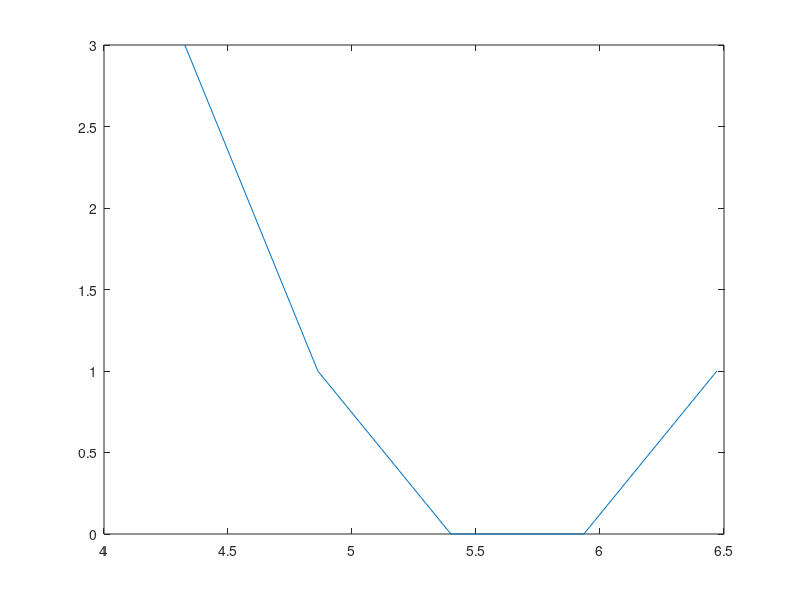

Write MATLAB code to recreate this figure.
%to generate and plot random no.
p=input('enter the term around which no. to be generated : ');
n=input('enter the total no. to be generated : ');
k=input('enter the no. of bin to be created : ');

ma = p + randn(1,n);                  %number stored in matrix a

large=max(ma);
small=min(ma);                        %creating bins
h=(large-small)/k;

mb(1:2,k)=0;
x=small;
for i=1:k
    y=x+h;
    count=0;
    for j=1:n
        if x<=ma(1,j)
            if ma(1,j)<y
               count=count+1;
            end
        end
    end
    mb(1,i)=(x+y)/2;
    mb(2,i)=count;
    x=y;
end

plot(mb(1,:),mb(2,:));